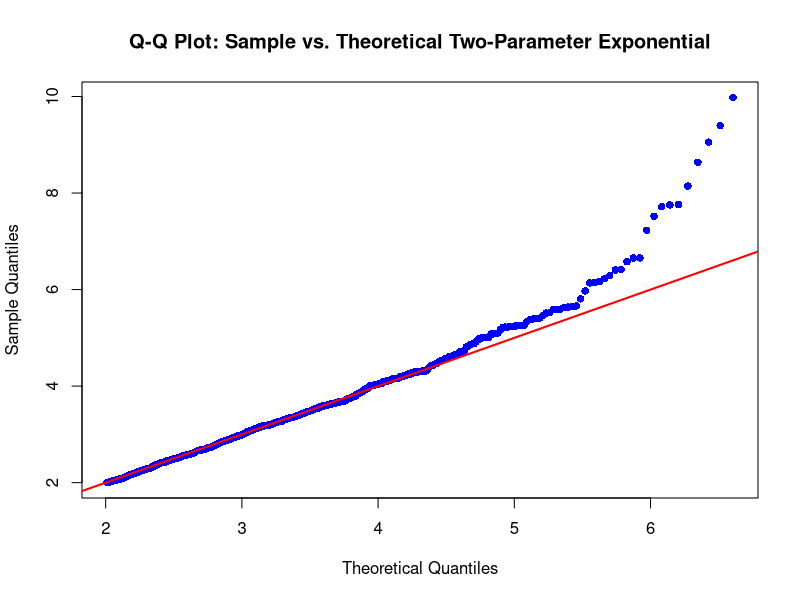
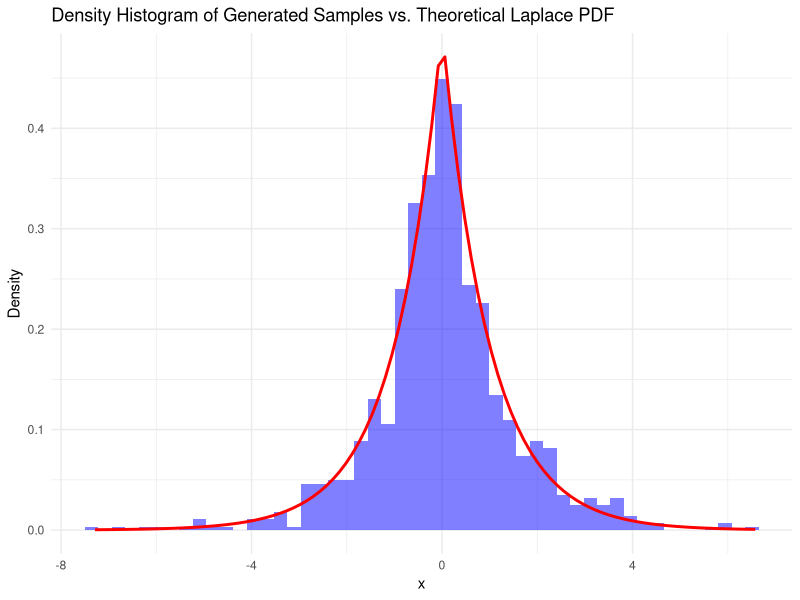

Generate these figures, in order, with R:
## ---- chunk 1
knitr::opts_chunk$set(echo = TRUE)
## ---- chunk 2
lambda = 1
theta = 2
num = 1000

set.seed(1234)
u = runif(num, 0, 1)
x = theta - (1 / lambda) * log(u)
## ---- chunk 3
quantiles <- seq(0.01, 0.99, length.out = num)
theoretical_quantiles <- theta - (1 / lambda) * log(quantiles)
## ---- chunk 4
qqplot(theoretical_quantiles, sort(x),
       main = "Q-Q Plot: Sample vs. Theoretical Two-Parameter Exponential",
       xlab = "Theoretical Quantiles", ylab = "Sample Quantiles",
       pch = 16, col = "blue")
abline(0, 1, col = 'red', lwd = 2)
## ---- chunk 5
set.seed(1234)
u = runif(num, 0, 1)
for (i in 1:1000) {
  if (u[i] < 0.5) {
    x[i] = log(2*u[i])
  }
  else
    x[i] = -(log(2 * (1 - u[i])))
}
## ---- chunk 6
library(ggplot2)
data <- data.frame(x)

ggplot(data, aes(x = x)) +
  geom_histogram(aes(y = after_stat(density)), bins = 50, fill = "blue", alpha = 0.5) +
  stat_function(fun = function(x) { (1/2) * exp(-abs(x)) },
                color = "red", linewidth = 1) +
  labs(title = "Density Histogram of Generated Samples vs. Theoretical Laplace PDF",
       x = "x", y = "Density") +
  theme_minimal()
## ---- chunk 7
values <- c(0, 1, 2, 3, 4)
probabilities <- c(0.1, 0.2, 0.2, 0.2, 0.3)

cdf <- cumsum(probabilities)
## ---- chunk 8
set.seed(1234)
u <- runif(num)
for (i in 1:1000) {
  if (u[i] > cdf[4])
    x[i] <- values[5]
  else if (u[i] > cdf[3])
    x[i] <- values[4]
  else if (u[i] > cdf[2])
    x[i] <- values[3]
  else if (u[i] > cdf[1])
    x[i] <- values[2]
  else
    x[i] <- values[1]
}
## ---- chunk 9
table(x) # show counts

emp_p <- prop.table(table(x))
true_p <- c(0.1, 0.2, 0.2, 0.2, 0.3)
cbind(Empirical = emp_p, Theoretical = true_p)
